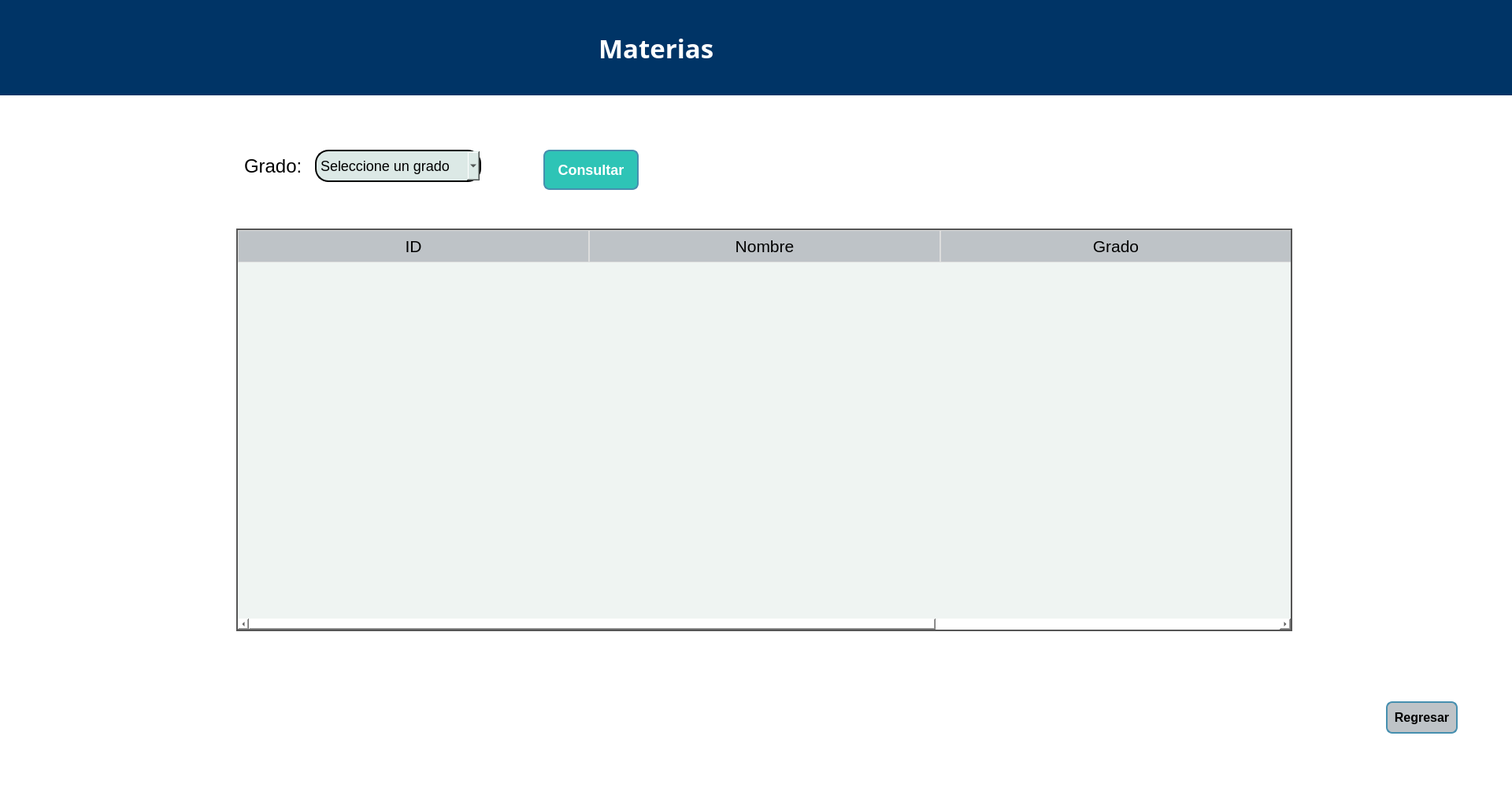
<?xml version="1.0" encoding="UTF-8"?>
<ui version="4.0">
 <class>Dialog</class>
 <widget class="QDialog" name="Dialog">
  <property name="geometry">
   <rect>
    <x>0</x>
    <y>0</y>
    <width>1920</width>
    <height>1000</height>
   </rect>
  </property>
  <property name="minimumSize">
   <size>
    <width>1920</width>
    <height>1000</height>
   </size>
  </property>
  <property name="maximumSize">
   <size>
    <width>1920</width>
    <height>1000</height>
   </size>
  </property>
  <property name="font">
   <font>
    <pointsize>5</pointsize>
   </font>
  </property>
  <property name="windowTitle">
   <string>Materias</string>
  </property>
  <property name="styleSheet">
   <string notr="true">background:#ffffff;</string>
  </property>
  <widget class="QWidget" name="widget" native="true">
   <property name="geometry">
    <rect>
     <x>-20</x>
     <y>-10</y>
     <width>2021</width>
     <height>131</height>
    </rect>
   </property>
   <property name="styleSheet">
    <string notr="true"> background:#003466
</string>
   </property>
   <widget class="QLabel" name="label">
    <property name="geometry">
     <rect>
      <x>50</x>
      <y>20</y>
      <width>151</width>
      <height>101</height>
     </rect>
    </property>
    <property name="styleSheet">
     <string notr="true">background: transparent;
</string>
    </property>
    <property name="text">
     <string/>
    </property>
    <property name="pixmap">
     <pixmap>logosF.png</pixmap>
    </property>
    <property name="scaledContents">
     <bool>true</bool>
    </property>
   </widget>
   <widget class="QLabel" name="label_2">
    <property name="geometry">
     <rect>
      <x>780</x>
      <y>30</y>
      <width>481</width>
      <height>81</height>
     </rect>
    </property>
    <property name="font">
     <font>
      <family>Arial Black</family>
      <pointsize>25</pointsize>
      <weight>75</weight>
      <bold>true</bold>
      <kerning>true</kerning>
     </font>
    </property>
    <property name="layoutDirection">
     <enum>Qt::LeftToRight</enum>
    </property>
    <property name="styleSheet">
     <string notr="true">qproperty-alignment: 'AlignCenter';
color:#ffffff;
background: transparent;
font-weight: bold;
</string>
    </property>
    <property name="text">
     <string>Materias</string>
    </property>
   </widget>
  </widget>
  <widget class="QPushButton" name="btnRegresar">
   <property name="geometry">
    <rect>
     <x>1760</x>
     <y>890</y>
     <width>91</width>
     <height>41</height>
    </rect>
   </property>
   <property name="font">
    <font>
     <pointsize>-1</pointsize>
     <weight>75</weight>
     <bold>true</bold>
    </font>
   </property>
   <property name="cursor">
    <cursorShape>PointingHandCursor</cursorShape>
   </property>
   <property name="styleSheet">
    <string notr="true">QPushButton {
    background-color: #BEC3C7; 
    border: 2px solid #468FAF; 
    color: #000000;
    font-size: 16px;
    border-radius: 8px;
    padding: 2px;
    font-weight: bold;
}</string>
   </property>
   <property name="text">
    <string>Regresar</string>
   </property>
  </widget>
  <widget class="QLabel" name="lbError">
   <property name="geometry">
    <rect>
     <x>380</x>
     <y>870</y>
     <width>1201</width>
     <height>61</height>
    </rect>
   </property>
   <property name="font">
    <font>
     <pointsize>16</pointsize>
     <weight>75</weight>
     <bold>true</bold>
    </font>
   </property>
   <property name="layoutDirection">
    <enum>Qt::LeftToRight</enum>
   </property>
   <property name="styleSheet">
    <string notr="true">color:#000000;
qproperty-alignment: 'AlignCenter';
font-weight: bold;
background:#ffffff;</string>
   </property>
   <property name="text">
    <string/>
   </property>
  </widget>
  <widget class="QTableWidget" name="tabla">
   <property name="geometry">
    <rect>
     <x>300</x>
     <y>290</y>
     <width>1341</width>
     <height>511</height>
    </rect>
   </property>
   <property name="font">
    <font>
     <pointsize>18</pointsize>
    </font>
   </property>
   <property name="styleSheet">
    <string notr="true">QTableWidget {
    background-color: #EFF4F2;
    color: #333;
    gridline-color: #bbb;
    border: 2px solid #555;
}
QHeaderView::section {
    background-color: #BEC3C7;
    color: #000000;
    padding: 5px;
    font-size: 16pt;
    border: 1px solid #ddd;
}</string>
   </property>
   <property name="sizeAdjustPolicy">
    <enum>QAbstractScrollArea::AdjustIgnored</enum>
   </property>
   <property name="autoScrollMargin">
    <number>36</number>
   </property>
   <property name="selectionMode">
    <enum>QAbstractItemView::SingleSelection</enum>
   </property>
   <attribute name="horizontalHeaderDefaultSectionSize">
    <number>446</number>
   </attribute>
   <attribute name="horizontalHeaderMinimumSectionSize">
    <number>46</number>
   </attribute>
   <attribute name="verticalHeaderDefaultSectionSize">
    <number>31</number>
   </attribute>
   <column>
    <property name="text">
     <string>ID</string>
    </property>
    <property name="font">
     <font>
      <family>Arial</family>
      <pointsize>12</pointsize>
      <weight>75</weight>
      <bold>true</bold>
     </font>
    </property>
   </column>
   <column>
    <property name="text">
     <string>Nombre</string>
    </property>
    <property name="font">
     <font>
      <family>Arial</family>
      <pointsize>12</pointsize>
      <weight>75</weight>
      <bold>true</bold>
     </font>
    </property>
   </column>
   <column>
    <property name="text">
     <string>Grado</string>
    </property>
   </column>
  </widget>
  <widget class="QComboBox" name="cbGrado">
   <property name="geometry">
    <rect>
     <x>400</x>
     <y>190</y>
     <width>211</width>
     <height>41</height>
    </rect>
   </property>
   <property name="font">
    <font>
     <pointsize>-1</pointsize>
    </font>
   </property>
   <property name="cursor">
    <cursorShape>PointingHandCursor</cursorShape>
   </property>
   <property name="styleSheet">
    <string notr="true">color:#000000;
  border: 2px solid;
    border-radius: 17px;
    padding: 5px;
	background:#DCE9E6;
font-size:18px;</string>
   </property>
   <item>
    <property name="text">
     <string>Seleccione un grado</string>
    </property>
   </item>
   <item>
    <property name="text">
     <string>1</string>
    </property>
   </item>
   <item>
    <property name="text">
     <string>2</string>
    </property>
   </item>
   <item>
    <property name="text">
     <string>3</string>
    </property>
   </item>
  </widget>
  <widget class="QPushButton" name="btnConsultar">
   <property name="geometry">
    <rect>
     <x>690</x>
     <y>190</y>
     <width>121</width>
     <height>51</height>
    </rect>
   </property>
   <property name="sizePolicy">
    <sizepolicy hsizetype="Preferred" vsizetype="Preferred">
     <horstretch>0</horstretch>
     <verstretch>0</verstretch>
    </sizepolicy>
   </property>
   <property name="font">
    <font>
     <pointsize>-1</pointsize>
     <weight>75</weight>
     <bold>true</bold>
    </font>
   </property>
   <property name="cursor">
    <cursorShape>PointingHandCursor</cursorShape>
   </property>
   <property name="styleSheet">
    <string notr="true">QPushButton {
    background-color: #2EC4B6; 
    border: 2px solid #468FAF; 
    color: white;
    font-size: 18px;
    border-radius: 8px;
    padding: 2px;
    font-weight: bold;
}</string>
   </property>
   <property name="text">
    <string>Consultar</string>
   </property>
  </widget>
  <widget class="QLabel" name="label_3">
   <property name="geometry">
    <rect>
     <x>310</x>
     <y>190</y>
     <width>81</width>
     <height>41</height>
    </rect>
   </property>
   <property name="font">
    <font>
     <family>Arial</family>
     <pointsize>18</pointsize>
    </font>
   </property>
   <property name="styleSheet">
    <string notr="true">color:#000000;</string>
   </property>
   <property name="text">
    <string>Grado:</string>
   </property>
  </widget>
 </widget>
 <resources/>
 <connections/>
</ui>
